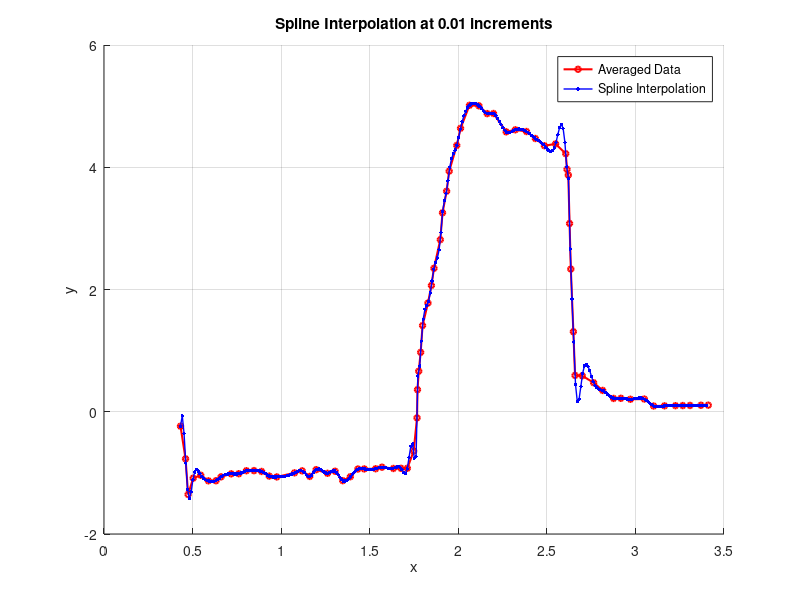

Here is the MATLAB script that generated this plot: (Note: this script raises an error after producing the figure.)
%% splineInterp_0p01.m
% This script loads a set of (x,y) data points, sorts them, averages any
% duplicates, and then performs spline interpolation at 0.01 increments.

clear; clc; close all;

%% Step 1: Define the Data
data = [
    0.4318200801871033, -0.23548603736098528;
    0.4604368526561977, -0.9336586335377781;
    0.4604368526561977, -0.6072485725621686;
    0.47474523889074494, -1.3526899446923757;
    0.5033620113598394, -1.0871756941792743;
    0.546287170063481, -1.0386293837406306;
    0.5892123287671236, -1.1299730994343928;
    0.6321374874707653, -1.1280567977065505;
    0.6607542599398597, -1.0646059182735907;
    0.7179878048780486, -1.0154208405923342;
    0.7609129635816902, -1.0135045388644919;
    0.8038381222853319, -0.96495822842585;
    0.8467632809889745, -0.9630419266980095;
    0.8896884396926161, -0.9766689612070998;
    0.9326135983962578, -1.0524693406639294;
    0.9755387570998995, -1.0660963751730215;
    1.07569746074173,   -0.99945165952699;
    1.1186226194453726, -0.9664486853252807;
    1.1615477781490142, -1.057792401019043;
    1.1973187437353818, -0.9473921292539735;
    1.2617064817908448, -1.0066910216099458;
    1.3046316404944864, -0.9736880474082383;
    1.347556799198128,  -1.1272051080497345;
    1.3904819579017706, -1.06311546137416;
    1.4334071166054123, -0.9368524697508462;
    1.46917808219178,   -0.9352555516443122;
    1.5335658202472429, -0.9323810990525505;
    1.5693367858336114, -0.9074691765906167;
    1.6337245238890743, -0.9279097283542548;
    1.676649682592716,  -0.9259934266264143;
    1.7124206481790836, -0.9243965085198784;
    1.748191613765452,  -0.6430195381485362;
    1.7696541931172733,  0.3604837999976134;
    1.7768083862345465,  0.6638982402391296;
    1.7982709655863678,  1.4109365304758708;
    1.8483503174072826,  2.0659923377762386;
    1.8626587036418298,  2.3464111572836615;
    1.8984296692281983,  2.814308162498209;
    1.9342006348145668,  3.608615228688368;
    1.948509021049114,   3.9356640569065906;
    1.9914341797527557,  4.357250437031644;
    2.012896759104576,   4.637988640160373;
    2.062976110925492,   5.0132643951959315;
    2.1631348145673233,  4.877845739761824;
    2.198905780153691,   4.879442657868358;
    2.270447711326427,   4.579541437461217;
    2.3849148012028056,  4.584651575402128;
    2.4349941530237214,  4.470312238974272;
    2.549461242900099,   4.382162359493579;
    2.606694787838288,   4.2215123979762295;
    2.613848980955562,   3.9653667336881284;
    2.6210031740728352,  4.525246221839051;
    2.6210031740728352,  3.6859060650446267;
    2.6210031740728352,  3.4061260127798185;
    2.6281573671901093,  3.0800353354255154;
    2.6353115603073825,  2.753944658071214;
    2.6353115603073825,  2.474164605806406;
    2.6353115603073825,  2.194384553541598;
    2.6353115603073825,  1.9146045012767878;
    2.6496199465419297,  1.5422031988329898;
    2.6496199465419297,  1.0759031117249762;
    2.6591588706982954,  0.594485533208438;
    2.6996992983628454,  0.5885237056107115;
    2.7640870364183083,  0.4748231364254689;
    2.9715586368192435,  0.20430520917855866;
    3.0502547611092536,  0.207818429012935;
    1.7671232876712333, -0.23361056751467757;
    1.7671232876712333,  0.034246575342463004;
    1.7876712328767121,  0.9726638943248513;
    1.8287671232876708,  1.778069960861055;
    1.910958904109589,   3.2549535225048896;
    2.116438356164383,   5.005198140900194;
    2.321917808219178,   4.612585616438354;
    2.486301369863013,   4.352067025440312;
    2.815068493150684,   0.34888698630136794;
    2.8767123287671232,  0.21771037181996;
    2.917808219178082,   0.2195450097847349;
    3.102739726027397,   0.09387230919764811;
    3.1643835616438354,  0.09662426614481134;
    3.226027397260273,   0.0993762230919728;
    3.2671232876712315,  0.1012108610567477;
    3.308219178082191,   0.1030454990215226;
    3.3698630136986285,  0.10579745596868584;
    3.410958904109588,   0.10763209393346074
];

%% Step 2: Sort Data by x
sorted_data = sortrows(data,1);

%% Step 3: Average y-values for duplicate x-values
x_all = sorted_data(:,1);
y_all = sorted_data(:,2);

[unique_x, ~, idx] = unique(x_all);
unique_y = accumarray(idx, y_all, [], @mean);

%% Step 4: Create a uniform x-vector with 0.01 increments
x_min = min(unique_x);
x_max = max(unique_x);
x_dense = (x_min : 0.01 : x_max)';

%% Step 5: Spline interpolation on the uniform grid
y_spline = interp1(unique_x, unique_y, x_dense, 'spline');

%% Step 6: Plot results
figure; 
hold on;
plot(unique_x, unique_y, 'ro-', 'MarkerSize', 4, 'LineWidth', 1.5); 
plot(x_dense, y_spline, 'b.-', 'MarkerSize', 8, 'LineWidth', 1);
xlabel('x'); ylabel('y');
legend('Averaged Data','Spline Interpolation','Location','best');
title('Spline Interpolation at 0.01 increments');
grid on;

% Assume x_dense and y_spline have been computed as column vectors
data_interp = [x_dense, y_spline];   % Concatenate x and y as two columns

% Save the data to a CSV file named 'spline_interpolated_data.csv'
writematrix(data_interp, 'spline_interpolated_data.csv');
